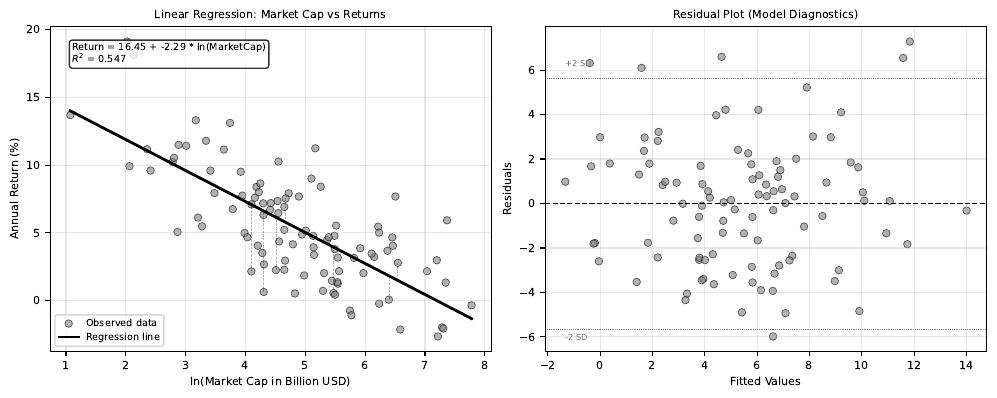

Here is the Python script that generated this plot:
"""
Linear Regression Demonstration

This script demonstrates simple linear regression on synthetic financial data,
showing the relationship between market cap and stock returns.

Author: BSc Digital Finance Course
Date: 2025-12-07
"""

import numpy as np
import matplotlib.pyplot as plt
from pathlib import Path

# Set font size globally and random seed for reproducibility
plt.rcParams.update({'font.size': 8})
np.random.seed(42)

def generate_synthetic_data(n=100):
    """
    Generate synthetic financial data: market cap vs returns.

    Parameters:
    -----------
    n : int
        Number of data points

    Returns:
    --------
    tuple
        (market_cap, returns) arrays
    """
    # Market cap in billions (log-normal distribution)
    market_cap = np.exp(np.random.normal(5, 1.5, n))

    # Returns with negative correlation to size (size effect)
    # Smaller companies tend to have higher returns (with noise)
    true_relationship = 15 - 2 * np.log(market_cap)
    noise = np.random.normal(0, 3, n)
    returns = true_relationship + noise

    return market_cap, returns

def linear_regression(x, y):
    """
    Perform simple linear regression.

    Parameters:
    -----------
    x, y : array-like
        Input and output variables

    Returns:
    --------
    tuple
        (slope, intercept, r_squared)
    """
    # Calculate means
    x_mean = np.mean(x)
    y_mean = np.mean(y)

    # Calculate slope and intercept
    numerator = np.sum((x - x_mean) * (y - y_mean))
    denominator = np.sum((x - x_mean) ** 2)
    slope = numerator / denominator
    intercept = y_mean - slope * x_mean

    # Calculate R-squared
    y_pred = slope * x + intercept
    ss_res = np.sum((y - y_pred) ** 2)
    ss_tot = np.sum((y - y_mean) ** 2)
    r_squared = 1 - (ss_res / ss_tot)

    return slope, intercept, r_squared

def main():
    # Generate data
    market_cap, returns = generate_synthetic_data(n=100)

    # Transform market cap to log scale for better linear relationship
    log_market_cap = np.log(market_cap)

    # Perform regression
    slope, intercept, r_squared = linear_regression(log_market_cap, returns)

    # Create predictions
    x_line = np.linspace(log_market_cap.min(), log_market_cap.max(), 100)
    y_line = slope * x_line + intercept

    # Calculate residuals for a few points
    y_pred = slope * log_market_cap + intercept
    residuals = returns - y_pred

    # Create visualization
    fig, (ax1, ax2) = plt.subplots(1, 2, figsize=(10, 4))

    # Plot 1: Scatter plot with regression line
    ax1.scatter(log_market_cap, returns, color='gray', alpha=0.6, s=30,
               edgecolor='black', linewidth=0.5, label='Observed data')
    ax1.plot(x_line, y_line, 'k-', linewidth=2, label='Regression line')

    # Show residuals for a few points
    sample_indices = np.random.choice(len(log_market_cap), 10, replace=False)
    for idx in sample_indices:
        ax1.plot([log_market_cap[idx], log_market_cap[idx]],
                [returns[idx], y_pred[idx]],
                'k--', linewidth=0.5, alpha=0.3)

    # Add regression equation
    equation_text = f'Return = {intercept:.2f} + {slope:.2f} * ln(MarketCap)\n$R^2$ = {r_squared:.3f}'
    ax1.text(0.05, 0.95, equation_text, transform=ax1.transAxes,
            fontsize=7, verticalalignment='top',
            bbox=dict(boxstyle='round', facecolor='white', alpha=0.8))

    ax1.set_xlabel('ln(Market Cap in Billion USD)', fontsize=8)
    ax1.set_ylabel('Annual Return (%)', fontsize=8)
    ax1.set_title('Linear Regression: Market Cap vs Returns', fontsize=8)
    ax1.grid(True, alpha=0.3)
    ax1.legend(fontsize=7, loc='lower left')

    # Plot 2: Residuals plot
    ax2.scatter(y_pred, residuals, color='gray', alpha=0.6, s=30,
               edgecolor='black', linewidth=0.5)
    ax2.axhline(y=0, color='black', linestyle='--', linewidth=1)

    # Add horizontal lines at +/- 2 standard deviations
    std_residuals = np.std(residuals)
    ax2.axhline(y=2*std_residuals, color='gray', linestyle=':', linewidth=0.5)
    ax2.axhline(y=-2*std_residuals, color='gray', linestyle=':', linewidth=0.5)
    ax2.text(y_pred.min(), 2*std_residuals + 0.5, '+2 SD', fontsize=6, color='gray')
    ax2.text(y_pred.min(), -2*std_residuals - 0.5, '-2 SD', fontsize=6, color='gray')

    ax2.set_xlabel('Fitted Values', fontsize=8)
    ax2.set_ylabel('Residuals', fontsize=8)
    ax2.set_title('Residual Plot (Model Diagnostics)', fontsize=8)
    ax2.grid(True, alpha=0.3)

    plt.tight_layout()

    # Save output
    output_path = Path(__file__).parent / 'linear_regression_demo.pdf'
    plt.savefig(output_path, format='pdf', dpi=300, bbox_inches='tight')
    print(f"Output saved to: {output_path}")

    # Print regression statistics
    print("\nRegression Results:")
    print("-" * 50)
    print(f"Slope (beta):      {slope:.4f}")
    print(f"Intercept (alpha): {intercept:.4f}")
    print(f"R-squared:         {r_squared:.4f}")
    print(f"RMSE:              {np.sqrt(np.mean(residuals**2)):.4f}")
    print("\nInterpretation:")
    print(f"For each 1-unit increase in ln(Market Cap),")
    print(f"expected return changes by {slope:.2f} percentage points.")

if __name__ == '__main__':
    main()
